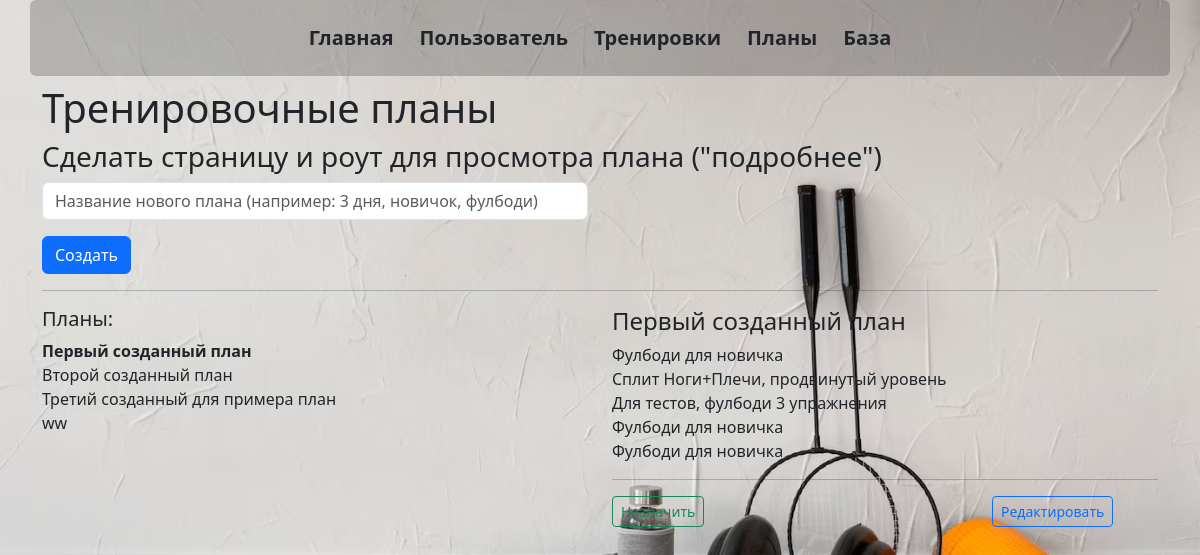
The page /plans_all on the database its author committed.
### _models.py (models this page shows, shortened)
class Plan(db.Model):
    __tablename__ = 'plans'
    id = db.Column(db.Integer, primary_key=True)
    name = db.Column(db.String, default='New Plan')
    owner = db.Column(db.String, default='Admin')
    trainings = relationship('Training', secondary='plan_trainings', back_populates='plans')

class Training(db.Model):
    __tablename__ = 'trainings'
    training_id = db.Column(db.Integer, primary_key=True)
    name = db.Column(db.String(50), nullable=False)
    exercises = relationship('Exercise', secondary='training_exercises', overlaps="trainings")
    user_trainings = relationship('UserTraining', back_populates='training')
    plans = relationship('Plan', secondary='plan_trainings', back_populates='trainings')

### main.py (the view)
@app.route('/plans_all', methods=['POST', 'GET'])
def plans_all():
    plans = Plan.query.all()
    plan_trainings = Plan_Trainings.query.all()
    trains = Training.query.all()
    plan = plans[0]
    return render_template('plans_all.html', plans=plans, trains=trains,plan_trainings=plan_trainings)

### templates/plans_all.html (shortened to what this page needs)
{% extends 'base.html' %}
{% block body %}
<h1>Тренировочные планы</h1>
<h3>Сделать страницу и роут для просмотра плана ("подробнее")</h3>
<form action="/plan_new/0" method="post">
    <div class="row mb-3">
        <div class="col-6">
            <input type="text" name="plan_name" id="plan_name" class="form-control" placeholder="Название нового плана (например: 3 дня, новичок, фулбоди)" required>
        </div>
        <div class="col-6">
        </div>
    </div>
    <input type="submit" class="btn btn-primary" value="Создать">
</form>
<hr>
<div class="row">
    <div class="col-6">
        <h5>Планы:</h5>
        <div class="list-group" id="list-tab" role="tablist">
        {% for plan in plans %}
          <a class="nav-link {% if loop.index == 1 %} active {% endif %} link-underline link-underline-opacity-0 bg-opacity-0" data-bs-toggle="list" href="#plan{{plan.id}}" role="tab">{{plan.name}}</a>
          {% endfor %}
        </div>
    </div>
    <div class="col-6">
        <div class="tab-content" id="nav-tabContent">
          {% for plan in plans %}
            <div class="tab-pane fade {% if loop.index == 1 %} show active {% endif %}" id="plan{{plan.id}}" role="tabpanel" >
                <h4>{{plan.name}}</h4>
                {% for plan_train in plan_trainings %}
                        {% for train in trains %}
                            {% if train.training_id == plan_train.training_id and plan_train.plan_id == plan.id %}
                                {{train.name}} <br>
                            {% endif %}
                        {% endfor %}
                {% endfor %}
                <hr>
                <div class="row">
                    <div class="col-8">
                        <a href="#" class="btn btn-outline-success btn-sm">Назначить</a>
                    </div>
                    <div class="col-4">
                        <a href="/plan_new/{{plan.id}}" class="btn btn-outline-primary btn-sm">Редактировать</a>
                    </div>
                </div>
            </div>
          {% endfor %}
        </div>
    </div>
</div>
{% endblock %}

### static/css/main.css (style rules this page uses)
body { background-image: url('../imgs/background.jpg'); background-size: cover; background-repeat: no-repeat; background-attachment: fixed; }
.bg-opacity-0 { background-color: rgba(0, 0, 0, 0); transition: background-color 0.3s; }
.nav-link.active { font-weight: bold; }

### rows shown on the page
Plan: name "Первый созданный план"
Plan: name "Второй созданный план"
Plan: name "Третий созданный для примера план"
Plan: name "ww"
Training: name "Фулбоди для новичка"
Training: name "Сплит Ноги+Плечи, продвинутый уровень"
Training: name "Для тестов, фулбоди 3 упражнения"
